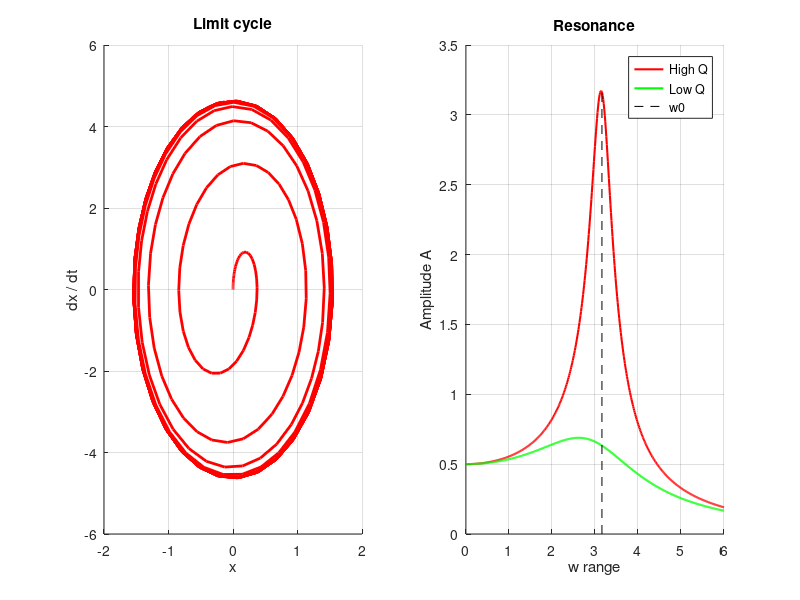

Source code (MATLAB):
function t412_elasticPendulum_with_force
  clear all; clc; close all;

  m = 1.0;
  k = 10.0;
  mu = 0.01;
  g = 9.81;
  w0 = sqrt(k / m);
  F0 = 5.0;
  w_force = 3.0;

  pendulum_with_force = @(t, x, c) [
    x(2);
    (-c / m) * x(2) - (k / m) * x(1) - mu * g * tanh(100 * x(2)) + (F0 / m) * cos(w_force * t);
  ];

  tspan = [0 25];
  x0 = [0.0; 0.0];
  c_value = 1.0;

  [t, x] = ode45(@(t, x) pendulum_with_force(t, x, c_value), tspan, x0);

  figure;

  subplot(1, 2, 1); hold on; grid on;
  plot(x(:, 1), x(:, 2), 'r', 'LineWidth', 2);
  title('Limit cycle'); xlabel('x'); ylabel('dx / dt');

  w_range = linspace(0, 6, 501);
  c_low = 0.5;
  c_high = 2.5;

  A_high_Q = (F0/m) ./ sqrt((w0^2 - w_range.^2).^2 + (c_low/m .* w_range).^2);
  A_low_Q  = (F0/m) ./ sqrt((w0^2 - w_range.^2).^2 + (c_high/m .* w_range).^2);

  subplot(1, 2, 2); hold on; grid on;
  plot(w_range, A_high_Q, 'r', 'LineWidth', 1.5);
  plot(w_range, A_low_Q, 'g', 'LineWidth', 1.5);
  plot([w0, w0], [0.0, max(A_high_Q)], 'k--');
  title('Resonance'); xlabel('w range'); ylabel('Amplitude A');
  legend('High Q', 'Low Q', 'w0');
endfunction
